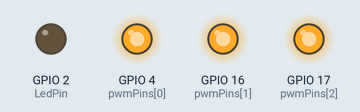
Bench run of a program on a simulated ESP32. Parts: output pins drawn as LEDs (lit = HIGH). What the program prints to the serial monitor is not drawn.

Above: at 0.21 s.
At 8.47 s:
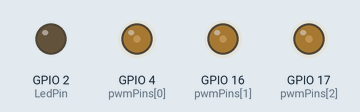
At 16.33 s:
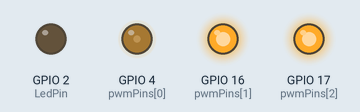
At 25.98 s:
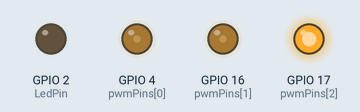
At 31.49 s:
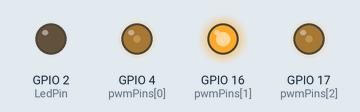
At 39.5 s:
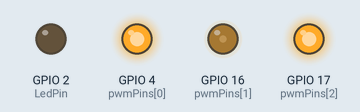
Timing chart, 0 to 40.0 s (numbered marks = the images above):
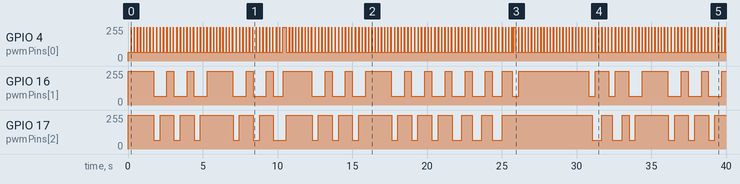

Measured:
- by itself, GPIO 4 (pwmPins[0]): moves between 64/255 and 255/255, repeating every 14.2 s
- by itself, GPIO 16 (pwmPins[1]): 255/255 → 64/255 at 1.7 s, → 255/255 0.89 s later, → 64/255 0.45 s later, → 255/255 0.89 s later, … (44 changes in this stretch)
- by itself, GPIO 17 (pwmPins[2]): 255/255 → 64/255 at 1.7 s, → 255/255 0.42 s later, → 64/255 0.93 s later, → 255/255 0.42 s later, … (42 changes in this stretch)

The program:

main.cpp
```cpp
#include <Arduino.h>

#include "MidiNotes.h"
#include "AxelFixed.h"
#include "mozart_eine_kleine_short.h"
#include "LibertyBellHighPart.h"
#include "LibertyBellTwoParts.h"
#include "FurEliseShort.h"

int pwmPins[3] = {4, 16, 17};
int pwmChannels[3] = {0, 2, 4};
const int LedPin = 2;

int channelNotes[3];
int channelPwm[3];

char buffer[128];

void SetPwm(int channel, int value)
{
  ledcWrite(pwmChannels[channel], value);
  channelPwm[channel] = value;
}

void setup()
{
  Serial.begin(115200);
  Serial.println(">Setup");

  pinMode(LedPin, OUTPUT);

  for (int channel = 0; channel < 3; channel++)
  {
    pinMode(pwmPins[channel], OUTPUT);
    ledcSetup(pwmChannels[channel], 500, 8);
    ledcAttachPin(pwmPins[channel], pwmChannels[channel]);
    channelNotes[channel] = 0;
    SetPwm(channel, 255);
  }
  Serial.println("<Setup");
}

float GetFrequencyForMidiNote(int midiNoteNumber)
{
  float frequency = MidiNotes[midiNoteNumber];

  //Serial.print(midiNoteNumber);
  //Serial.print(" ");
  //Serial.println(frequency);

  return frequency;
}

float ComputeTickLengthInMs(int ppqFromHeader, int tempoFromTrack)
{
  // ppqFromHeader = parts per quarter note aka ticks per quarter note
  // tempoFromTrack = uS (microseconds) per quarter note

  // Therefore:
  // tick time in mS = tempoFromTrack / 1000 / ppqFromHeader

  return tempoFromTrack / 1000 / ppqFromHeader;
}

void SetChannels()
{
  for (int channel = 0; channel < 3; channel++)
  {
    if (channelNotes[channel] == 0)
    {
      SetPwm(channel, 256);
    }
    else
    {
      float frequency = GetFrequencyForMidiNote(channelNotes[channel]);
      ledcSetup(pwmChannels[channel], frequency, 8);
      sprintf(buffer, "Set Frequency: %d %d", channel, frequency);
      Serial.println(buffer);
      SetPwm(channel, 64);
    }
  }
  for (int channel = 0; channel < 3; channel++)
  {
    Serial.print("N, F, P: ");
    Serial.print(channelNotes[channel]);
    Serial.print(" ");
    Serial.print(ledcReadFreq(pwmChannels[channel]));
    Serial.print(" ");
    Serial.println(ledcRead(pwmChannels[channel]));
  }
}

void NoteOn(int noteNumber)
{
  for (int channel = 0; channel < 3; channel++)
  {
    if (channelNotes[channel] == 0)
    {
      Serial.print("On: ");
      Serial.print(channel);
      Serial.print(" => ");
      Serial.println(noteNumber);
      channelNotes[channel] = noteNumber;
      SetChannels();
      return;
    }
  }
}

void NoteOff(int noteNumber)
{
  for (int channel = 0; channel < 3; channel++)
  {
    if (channelNotes[channel] == noteNumber)
    {
      Serial.print("Off: ");
      Serial.print(channel);
      Serial.print(" => ");
      Serial.println(noteNumber);
      channelNotes[channel] = 0;
      SetChannels();
      return;
    }
  }
}

void PlaySong(int *pNotes, int noteCount, int ppqFromHeader, int tempoFromTrack)
{
  float tickLengthInMs = ComputeTickLengthInMs(ppqFromHeader, tempoFromTrack);
  Serial.println("Tick length in ms");
  Serial.println(tickLengthInMs);

  for (int channel = 0; channel < 3; channel++)
  {
    channelNotes[channel] = 0;
    ledcWrite(pwmChannels[channel], 255);
  }

  int currentTimeInMs = 0;

  for (int note = 0; note < noteCount; note++)
  {
    Serial.println();

    int noteTime = *pNotes;
    pNotes++;
    int noteNumber = *pNotes;
    pNotes++;
    int velocity = *pNotes;
    pNotes++;

    int noteTimeInMs = tickLengthInMs * noteTime;
    //Serial.print("noteTimeInMs: ");
    //Serial.println(noteTimeInMs);

    if (noteTimeInMs > currentTimeInMs)
    {
      Serial.println("delay");
      Serial.println(noteTimeInMs - currentTimeInMs);
      delay(noteTimeInMs - currentTimeInMs);
      currentTimeInMs = noteTimeInMs;
    }

    Serial.print("Time, note, vel: ");
    Serial.print(noteTime);
    Serial.print(" ");
    Serial.print(noteNumber);
    Serial.print(" ");
    Serial.println(velocity);

    if (velocity == 0)
    {
      NoteOff(noteNumber);
    }
    else
    {
      NoteOn(noteNumber);
    }

    Serial.print("Channels: ");
    Serial.print(channelNotes[0]);
    Serial.print(" ");
    Serial.print(channelNotes[1]);
    Serial.print(" ");
    Serial.println(channelNotes[2]);

    Serial.print("Pwm: ");
    Serial.print(ledcRead(pwmChannels[0]));
    Serial.print(" ");
    Serial.print(ledcRead(pwmChannels[1]));
    Serial.print(" ");
    Serial.println(ledcRead(pwmChannels[2]));
  }
}

int closeEncounters[] = {0, 79, 81,
                         960, 79, 0,
                         960, 81, 81,
                         1920, 81, 0,
                         1920, 77, 81,
                         2880, 77, 0,
                         2880, 65, 81,
                         3840, 65, 0,
                         3840, 72, 81,
                         4800, 73, 0,
                         5800, 0, 0};

void noteScale()
{
  for (int note = 20; note < 123; note++)
  {
    NoteOn(note);
    NoteOn(note);
    NoteOn(note);
    delay(250);
    NoteOff(note);
    NoteOff(note);
    NoteOff(note);
    delay(10);
  }
}

void TwoNoteTest()
{
  for (int i = 0; i < 100; i++)
  {
    NoteOn(81);
    NoteOn(50);
    delay(3000);
    NoteOff(81);
    NoteOff(50);

    NoteOn(78);
    NoteOn(53);
    delay(3000);
    NoteOff(78);
    NoteOff(53);
  }
}

void loop()
{
  PlaySong(FurEliseTwoParts, 646, 256, 800000);
  delay(1000);

  //PlaySong(LibertyBell, 634, 225, 300000);
  //delay(1000);

  PlaySong(LibertyBellTwoParts, 1403, 225, 300000);
  delay(1000);

  PlaySong(mozart, 210, 256, 600000);
  delay(1000);

  //PlaySong(closeEncounters, 11, 480, 500000);

  PlaySong(axelFixed, 92, 300, 508474);
  delay(1000);

  //DoLoop(192);
  //DoLoop(128);
  //DoLoop(64);
}
```

AxelFixed.h
```cpp
int axelFixed[] = {20, 65, 127,
                   268, 65, 0,
                   384, 68, 127,
                   584, 68, 0,
                   672, 65, 127,
                   780, 65, 0,
                   864, 65, 127,
                   964, 65, 0,
                   965, 70, 127,
                   1084, 70, 0,
                   1152, 65, 127,
                   1244, 65, 0,
                   1344, 63, 127,
                   1432, 63, 0,
                   1536, 65, 127,
                   1816, 65, 0,
                   1920, 72, 127,
                   2164, 72, 0,
                   2208, 65, 127,
                   2340, 65, 0,
                   2400, 65, 127,
                   2500, 65, 0,
                   2500, 73, 127,
                   2592, 73, 0,
                   2688, 72, 127,
                   2772, 72, 0,
                   2880, 68, 127,
                   2972, 68, 0,
                   3072, 65, 127,
                   3288, 65, 0,
                   3288, 72, 127,
                   3432, 72, 0,
                   3456, 77, 127,
                   3612, 77, 0,
                   3648, 65, 127,
                   3736, 65, 0,
                   3744, 63, 127,
                   3828, 63, 0,
                   3936, 63, 127,
                   4024, 63, 0,
                   4032, 60, 127,
                   4132, 60, 0,
                   4224, 67, 127,
                   4400, 67, 0,
                   4416, 65, 127,
                   4992, 65, 0,
                   6144, 65, 127,
                   6392, 65, 0,
                   6528, 68, 127,
                   6728, 68, 0,
                   6816, 65, 127,
                   6924, 65, 0,
                   7008, 65, 127,
                   7108, 65, 0,
                   7108, 70, 127,
                   7228, 70, 0,
                   7296, 65, 127,
                   7388, 65, 0,
                   7488, 63, 127,
                   7576, 63, 0,
                   7680, 65, 127,
                   7960, 65, 0,
                   8064, 72, 127,
                   8308, 72, 0,
                   8352, 65, 127,
                   8484, 65, 0,
                   8544, 65, 127,
                   8652, 65, 0,
                   8652, 73, 127,
                   8736, 73, 0,
                   8832, 72, 127,
                   8916, 72, 0,
                   9024, 68, 127,
                   9116, 68, 0,
                   9216, 65, 127,
                   9408, 65, 0,
                   9408, 72, 127,
                   9576, 72, 0,
                   9600, 77, 127,
                   9756, 77, 0,
                   9792, 65, 127,
                   9880, 65, 0,
                   9888, 63, 127,
                   9972, 63, 0,
                   10080, 63, 127,
                   10168, 63, 0,
                   10176, 60, 127,
                   10276, 60, 0,
                   10368, 67, 127,
                   10544, 67, 0,
                   10560, 65, 127,
                   11136, 65, 0};
```

MidiNotes.h
```cpp
float MidiNotes[] = {    8.18,
    8.66,
    9.18,
    9.72,
    10.30,
    10.91,
    11.56,
    12.25,
    12.98,
    13.75,
    14.57,
    15.43,
    16.35,
    17.32,
    18.35,
    19.45,
    20.60,
    21.83,
    23.12,
    24.50,
    25.96,
    27.50,
    29.14,
    30.87,
    32.70,
    34.65,
    36.71,
    38.89,
    41.20,
    43.65,
    46.25,
    49.00,
    41.91,
    55.0,
    58.27,
    61.74,
    65.41,
    69.30,
    73.42,
    77.78,
    82.41,
    87.31,
    92.50,
    98,
    103.83,
    110,
    116.54,
    123.47,
    130.81,
    138.59,
    146.83,
    155.56,
    164.81,
    174.61,
    185,
    196,
    207.65,
    220,
    233.08,
    246.94,
    261.63,
    277.18,
    293.66,
    311.13,
    329.63,
    349.23,
    369.99,
    392,
    415.30,
    440,
    466.16,
    493.88,
    523.25,
    554.37,
    587.33,
    622.25,
    659.26,
    698.46,
    739.99,
    783.99,
    830.61,
    880,
    932.33,
    987.77,
    1046.50,
    1108.73,
    1174.66,
    1244.51,
    1318.51,
    1396.91,
    1479.98,
    1567.98,
    1661.22,
    1760,
    1864.66,
    1975.53,
    2093,
    2217.46,
    2349.32,
    2489.02,
    2637.02,
    2793.83,
    2959.96,
    3135.96,
    3322.44,
    3520,
    3729.31,
    3951.07,
    4186.01,
    4434.92,
    4698.64,
    4978.03,
    5274.04,
    5587.65,
    5919.91,
    6271.93,
    6644.88,
    7040,
    7458.62,
    7902.13,
    8372.02,
    8869.84,
    9397.27,
    9956.06,
    10548.08,
    11175.30,
    11839.82,
    12543.85,
    13289.75};
```

mozart_eine_kleine_short.h
```cpp
int mozart[] = {0, 67, 82,
                383, 67, 0,
                384, 62, 82,
                511, 62, 0,
                512, 67, 89,
                863, 67, 0,
                896, 62, 84,
                1023, 62, 0,
                1024, 67, 93,
                1151, 67, 0,
                1152, 62, 85,
                1279, 62, 0,
                1280, 67, 93,
                1407, 67, 0,
                1408, 71, 107,
                1535, 71, 0,
                1536, 74, 119,
                2015, 74, 0,
                2048, 72, 90,
                2431, 72, 0,
                2432, 69, 87,
                2559, 69, 0,
                2560, 72, 92,
                2911, 72, 0,
                2944, 69, 90,
                3071, 69, 0,
                3072, 72, 98,
                3199, 72, 0,
                3200, 69, 93,
                3327, 69, 0,
                3328, 66, 83,
                3455, 66, 0,
                3456, 69, 105,
                3583, 69, 0,
                3584, 62, 87,
                4095, 62, 0,
                4096, 67, 107,
                4351, 67, 0,
                4352, 67, 95,
                4735, 67, 0,
                4736, 71, 106,
                4863, 71, 0,
                4864, 69, 96,
                4991, 69, 0,
                4992, 67, 89,
                5119, 67, 0,
                5120, 67, 97,
                5247, 67, 0,
                5248, 66, 93,
                5375, 66, 0,
                5376, 66, 98,
                5759, 66, 0,
                5760, 69, 106,
                5887, 69, 0,
                5888, 72, 119,
                6015, 72, 0,
                6016, 66, 81,
                6143, 66, 0,
                6144, 69, 100,
                6271, 69, 0,
                6272, 67, 92,
                6399, 67, 0,
                6400, 67, 94,
                6783, 67, 0,
                6784, 71, 106,
                6911, 71, 0,
                6912, 69, 99,
                7039, 69, 0,
                7040, 67, 90,
                7167, 67, 0,
                7168, 67, 94,
                7295, 67, 0,
                7296, 66, 88,
                7423, 66, 0,
                7424, 66, 93,
                7807, 66, 0,
                7808, 69, 101,
                7935, 69, 0,
                7936, 72, 112,
                8063, 72, 0,
                8064, 66, 85,
                8191, 66, 0,
                8192, 67, 112,
                8319, 67, 0,
                8320, 67, 107,
                8447, 67, 0,
                8448, 67, 107,
                8511, 67, 0,
                8512, 66, 98,
                8575, 66, 0,
                8576, 64, 99,
                8639, 64, 0,
                8640, 66, 107,
                8703, 66, 0,
                8704, 67, 112,
                8831, 67, 0,
                8832, 67, 110,
                8959, 67, 0,
                8960, 71, 115,
                9023, 71, 0,
                9024, 69, 109,
                9087, 69, 0,
                9088, 67, 98,
                9151, 67, 0,
                9152, 69, 103,
                9215, 69, 0,
                9216, 71, 111,
                9343, 71, 0,
                9344, 71, 108,
                9471, 71, 0,
                9472, 74, 115,
                9535, 74, 0,
                9536, 72, 113,
                9599, 72, 0,
                9600, 71, 96,
                9663, 71, 0,
                9664, 72, 100,
                9727, 72, 0,
                9728, 74, 116,
                10207, 74, 0,
                10240, 74, 65,
                10751, 74, 0,
                10752, 76, 71,
                11231, 76, 0,
                11264, 74, 61,
                11391, 74, 0,
                11392, 72, 55,
                11519, 72, 0,
                11520, 72, 67,
                11647, 72, 0,
                11648, 72, 64,
                11775, 72, 0,
                11776, 72, 70,
                11903, 72, 0,
                11904, 71, 65,
                12031, 71, 0,
                12032, 71, 67,
                12159, 71, 0,
                12160, 71, 69,
                12287, 71, 0,
                12288, 71, 73,
                12415, 71, 0,
                12416, 69, 69,
                12543, 69, 0,
                12544, 69, 67,
                12671, 69, 0,
                12672, 69, 72,
                12799, 69, 0,
                12800, 67, 65,
                12927, 67, 0,
                12928, 66, 60,
                13055, 66, 0,
                13056, 64, 61,
                13183, 64, 0,
                13184, 66, 74,
                13311, 66, 0,
                13312, 67, 105,
                13567, 67, 0,
                13568, 69, 104,
                13823, 69, 0,
                13824, 71, 97,
                14335, 71, 0,
                14336, 74, 66,
                14847, 74, 0,
                14848, 76, 69,
                15327, 76, 0,
                15360, 74, 58,
                15487, 74, 0,
                15488, 72, 55,
                15615, 72, 0,
                15616, 72, 64,
                15743, 72, 0,
                15744, 72, 65,
                15871, 72, 0,
                15872, 72, 69,
                15999, 72, 0,
                16000, 71, 65,
                16127, 71, 0,
                16128, 71, 73,
                16255, 71, 0,
                16256, 71, 70,
                16383, 71, 0,
                16384, 71, 71,
                16511, 71, 0,
                16512, 69, 68,
                16639, 69, 0,
                16640, 69, 73,
                16767, 69, 0,
                16768, 69, 73,
                16895, 69, 0,
                16896, 67, 67,
                17023, 67, 0,
                17024, 66, 64,
                17151, 66, 0,
                17152, 64, 69,
                17279, 64, 0,
                17280, 66, 71,
                17407, 66, 0,
                17408, 67, 106,
                17663, 67, 0,
                17664, 69, 100,
                17919, 69, 0,
                17920, 71, 105,
                18431, 71, 0,
                18432, 67, 103,
                18687, 67, 0,
                18688, 71, 127,
                18943, 71, 0,
                18944, 67, 105,
                19455, 67, 0};
```

Source omitted: FurEliseShort.h (data table, 7706 bytes), yBellHighPart.h (data table, 8092 bytes), BellTwoParts.h (data table, 17765 bytes)
